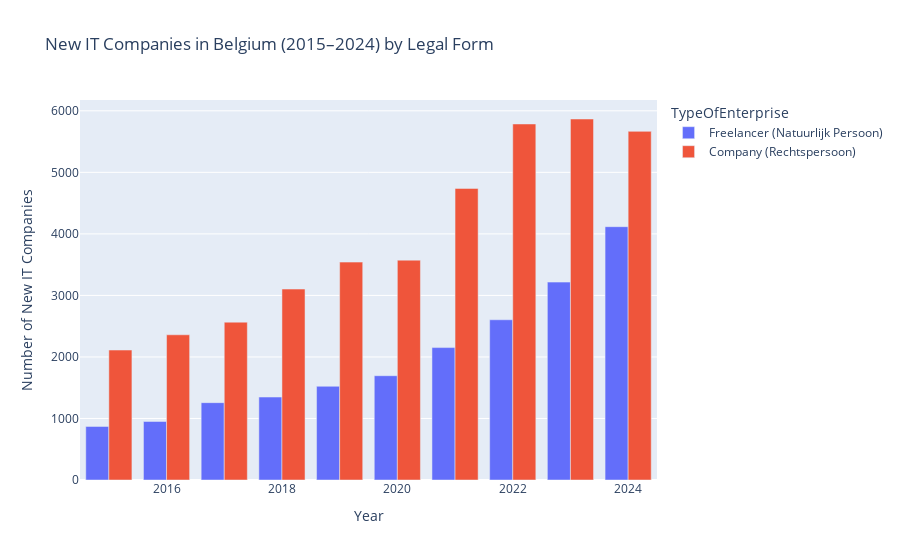

This figure's notebook cell:
### Markdown cell above
4. One-Person IT Armies: The Freelance Developer Explosion
Story: How many Belgian IT companies are actually one-person firms?

### Code cell
import pandas as pd
import plotly.express as px
import plotly.io as pio
import os

# Make sure the output folder exists
os.makedirs("figures", exist_ok=True)

# Updated data
data = {
    "year": [
        2015, 2015, 2016, 2016, 2017, 2017, 2018, 2018, 2019, 2019,
        2020, 2020, 2021, 2021, 2022, 2022, 2023, 2023, 2024, 2024
    ],
    "TypeOfEnterprise": [
        1, 2, 1, 2, 1, 2, 1, 2, 1, 2,
        1, 2, 1, 2, 1, 2, 1, 2, 1, 2
    ],
    "count": [
        871, 2112, 951, 2360, 1257, 2565, 1348, 3103, 1523, 3541,
        1695, 3573, 2152, 4739, 2604, 5786, 3216, 5867, 4117, 5666
    ]
}

# Create DataFrame
df = pd.DataFrame(data)

# Map type codes to labels
df["TypeOfEnterprise"] = df["TypeOfEnterprise"].map({
    1: "Freelancer (Natuurlijk Persoon)",
    2: "Company (Rechtspersoon)"
})

# Create grouped bar chart
fig = px.bar(
    df,
    x="year",
    y="count",
    color="TypeOfEnterprise",
    barmode="group",
    labels={"count": "Number of New IT Companies", "year": "Year"},
    title="New IT Companies in Belgium (2015–2024) by Legal Form"
)

# Save plot as interactive HTML
pio.write_html(fig, "figures/new_it_companies_by_legal_form_2015_2024_final.html")

# Show in notebook
fig.show()

### Figure 1 — Plotly figure (JSON) as saved in the notebook; plotly's stock layout.template omitted (floating-point values rounded to 4 significant figures)
{"data": [{"alignmentgroup": "True", "hovertemplate": "TypeOfEnterprise=Freelancer (Natuurlijk Persoon)<br>Year=%{x}<br>Number of New IT Companies=%{y}<extra></extra>", "legendgroup": "Freelancer (Natuurlijk Persoon)", "marker": {"color": "#636efa", "pattern": {"shape": ""}}, "name": "Freelancer (Natuurlijk Persoon)", "offsetgroup": "Freelancer (Natuurlijk Persoon)", "orientation": "v", "showlegend": true, "textposition": "auto", "type": "bar", "x": [2015, 2016, 2017, 2018, 2019, 2020, 2021, 2022, 2023, 2024], "xaxis": "x", "y": [871, 951, 1257, 1348, 1523, 1695, 2152, 2604, 3216, 4117], "yaxis": "y"}, {"alignmentgroup": "True", "hovertemplate": "TypeOfEnterprise=Company (Rechtspersoon)<br>Year=%{x}<br>Number of New IT Companies=%{y}<extra></extra>", "legendgroup": "Company (Rechtspersoon)", "marker": {"color": "#EF553B", "pattern": {"shape": ""}}, "name": "Company (Rechtspersoon)", "offsetgroup": "Company (Rechtspersoon)", "orientation": "v", "showlegend": true, "textposition": "auto", "type": "bar", "x": [2015, 2016, 2017, 2018, 2019, 2020, 2021, 2022, 2023, 2024], "xaxis": "x", "y": [2112, 2360, 2565, 3103, 3541, 3573, 4739, 5786, 5867, 5666], "yaxis": "y"}], "layout": {"barmode": "group", "legend": {"title": {"text": "TypeOfEnterprise"}, "tracegroupgap": 0}, "title": {"text": "New IT Companies in Belgium (2015–2024) by Legal Form"}, "xaxis": {"anchor": "y", "domain": [0, 1], "title": {"text": "Year"}}, "yaxis": {"anchor": "x", "domain": [0, 1], "title": {"text": "Number of New IT Companies"}}}}
